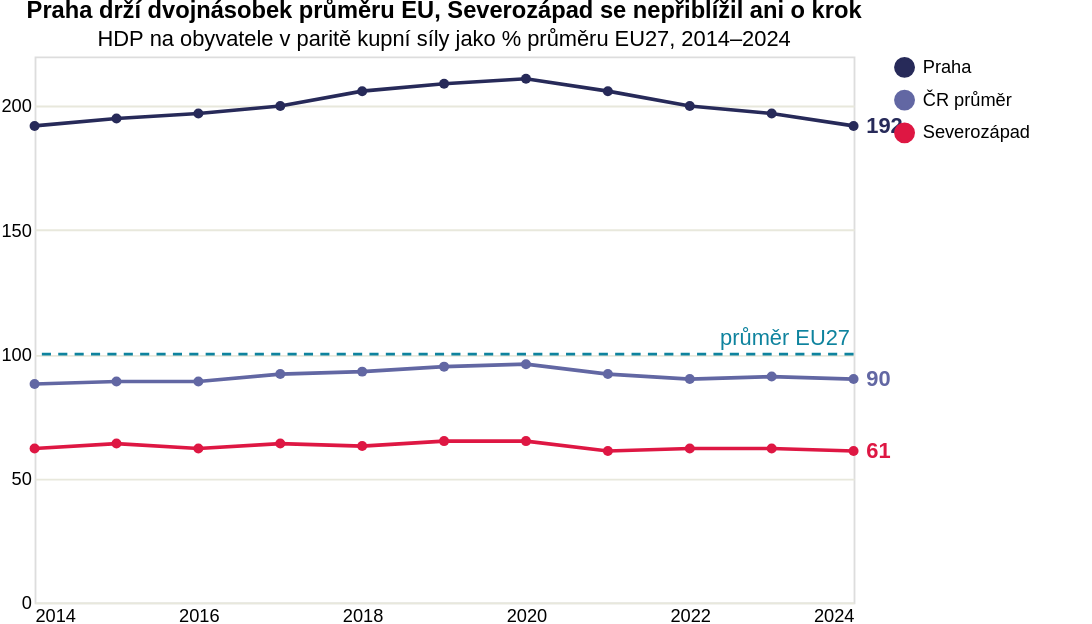

The specification (Vega-Lite) saved for this image:
### Vega-Lite specification from a JSON file in a GitHub repository (floating-point values rounded to 4 significant figures)
{"$schema": "https://vega.github.io/schema/vega-lite/v5.json", "title": {"text": "Praha drží dvojnásobek průměru EU, Severozápad se nepřiblížil ani o krok", "subtitle": "HDP na obyvatele v paritě kupní síly jako % průměru EU27, 2014–2024"}, "width": 450, "height": 300, "padding": {"right": 34}, "data": {"values": [{"rok": 2014, "region": "Praha", "gdp": 192}, {"rok": 2015, "region": "Praha", "gdp": 195}, {"rok": 2016, "region": "Praha", "gdp": 197}, {"rok": 2017, "region": "Praha", "gdp": 200}, {"rok": 2018, "region": "Praha", "gdp": 206}, {"rok": 2019, "region": "Praha", "gdp": 209}, {"rok": 2020, "region": "Praha", "gdp": 211}, {"rok": 2021, "region": "Praha", "gdp": 206}, {"rok": 2022, "region": "Praha", "gdp": 200}, {"rok": 2023, "region": "Praha", "gdp": 197}, {"rok": 2024, "region": "Praha", "gdp": 192}, {"rok": 2014, "region": "ČR průměr", "gdp": 88}, {"rok": 2015, "region": "ČR průměr", "gdp": 89}, {"rok": 2016, "region": "ČR průměr", "gdp": 89}, {"rok": 2017, "region": "ČR průměr", "gdp": 92}, {"rok": 2018, "region": "ČR průměr", "gdp": 93}, {"rok": 2019, "region": "ČR průměr", "gdp": 95}, {"rok": 2020, "region": "ČR průměr", "gdp": 96}, {"rok": 2021, "region": "ČR průměr", "gdp": 92}, {"rok": 2022, "region": "ČR průměr", "gdp": 90}, {"rok": 2023, "region": "ČR průměr", "gdp": 91}, {"rok": 2024, "region": "ČR průměr", "gdp": 90}, {"rok": 2014, "region": "Severozápad", "gdp": 62}, {"rok": 2015, "region": "Severozápad", "gdp": 64}, {"rok": 2016, "region": "Severozápad", "gdp": 62}, {"rok": 2017, "region": "Severozápad", "gdp": 64}, {"rok": 2018, "region": "Severozápad", "gdp": 63}, {"rok": 2019, "region": "Severozápad", "gdp": 65}, {"rok": 2020, "region": "Severozápad", "gdp": 65}, {"rok": 2021, "region": "Severozápad", "gdp": 61}, {"rok": 2022, "region": "Severozápad", "gdp": 62}, {"rok": 2023, "region": "Severozápad", "gdp": 62}, {"rok": 2024, "region": "Severozápad", "gdp": 61}]}, "layer": [{"data": {"values": [{}]}, "mark": {"type": "rule", "strokeDash": [5, 4], "stroke": "#0e839e", "strokeWidth": 1.5}, "encoding": {"y": {"datum": 100, "type": "quantitative"}}}, {"data": {"values": [{"rok": 2024, "ref": 100}]}, "mark": {"type": "text", "align": "right", "dx": -2, "dy": -9, "fontSize": 12, "color": "#0e839e"}, "encoding": {"x": {"field": "rok", "type": "quantitative", "scale": {"domain": [2014, 2024]}}, "y": {"field": "ref", "type": "quantitative", "scale": {"domain": [0, 220]}}, "text": {"value": "průměr EU27"}}}, {"params": [{"name": "serie", "select": {"type": "point", "fields": ["region"]}, "bind": "legend"}], "mark": {"type": "line", "point": true}, "encoding": {"x": {"field": "rok", "type": "quantitative", "title": null, "scale": {"domain": [2014, 2024]}, "axis": {"format": "d", "values": [2014, 2016, 2018, 2020, 2022, 2024], "grid": false, "domain": false, "ticks": false}}, "y": {"field": "gdp", "type": "quantitative", "title": null, "scale": {"domain": [0, 220]}, "axis": {"grid": true, "gridColor": "#e8e8dc", "domain": false, "ticks": false, "values": [0, 50, 100, 150, 200]}}, "color": {"field": "region", "type": "nominal", "scale": {"domain": ["Praha", "ČR průměr", "Severozápad"], "range": ["#272a59", "#6267a3", "#de1743"]}, "legend": {"title": null}}, "opacity": {"condition": {"param": "serie", "value": 1}, "value": 0.18}, "tooltip": [{"field": "region", "title": "Region"}, {"field": "rok", "title": "Rok", "format": "d"}, {"field": "gdp", "title": "HDP na obyvatele (% průměru EU)", "format": "d"}]}}, {"transform": [{"filter": "datum.rok == 2024"}], "mark": {"type": "text", "align": "left", "dx": 7, "fontSize": 12, "fontWeight": "bold"}, "encoding": {"x": {"field": "rok", "type": "quantitative", "scale": {"domain": [2014, 2024]}}, "y": {"field": "gdp", "type": "quantitative", "scale": {"domain": [0, 220]}}, "text": {"field": "gdp", "type": "quantitative", "format": "d"}, "color": {"field": "region", "type": "nominal", "scale": {"domain": ["Praha", "ČR průměr", "Severozápad"], "range": ["#272a59", "#6267a3", "#de1743"]}, "legend": null}, "opacity": {"condition": {"param": "serie", "value": 1}, "value": 0.18}}}], "_source": "[Eurostat, regionální HDP na obyvatele v PPS (tgs00006)](https://ec.europa.eu/eurostat/databrowser/view/tgs00006/default/table?lang=en), [HDP na obyvatele ČR (tec00114)](https://ec.europa.eu/eurostat/databrowser/view/tec00114/default/table?lang=en)"}
